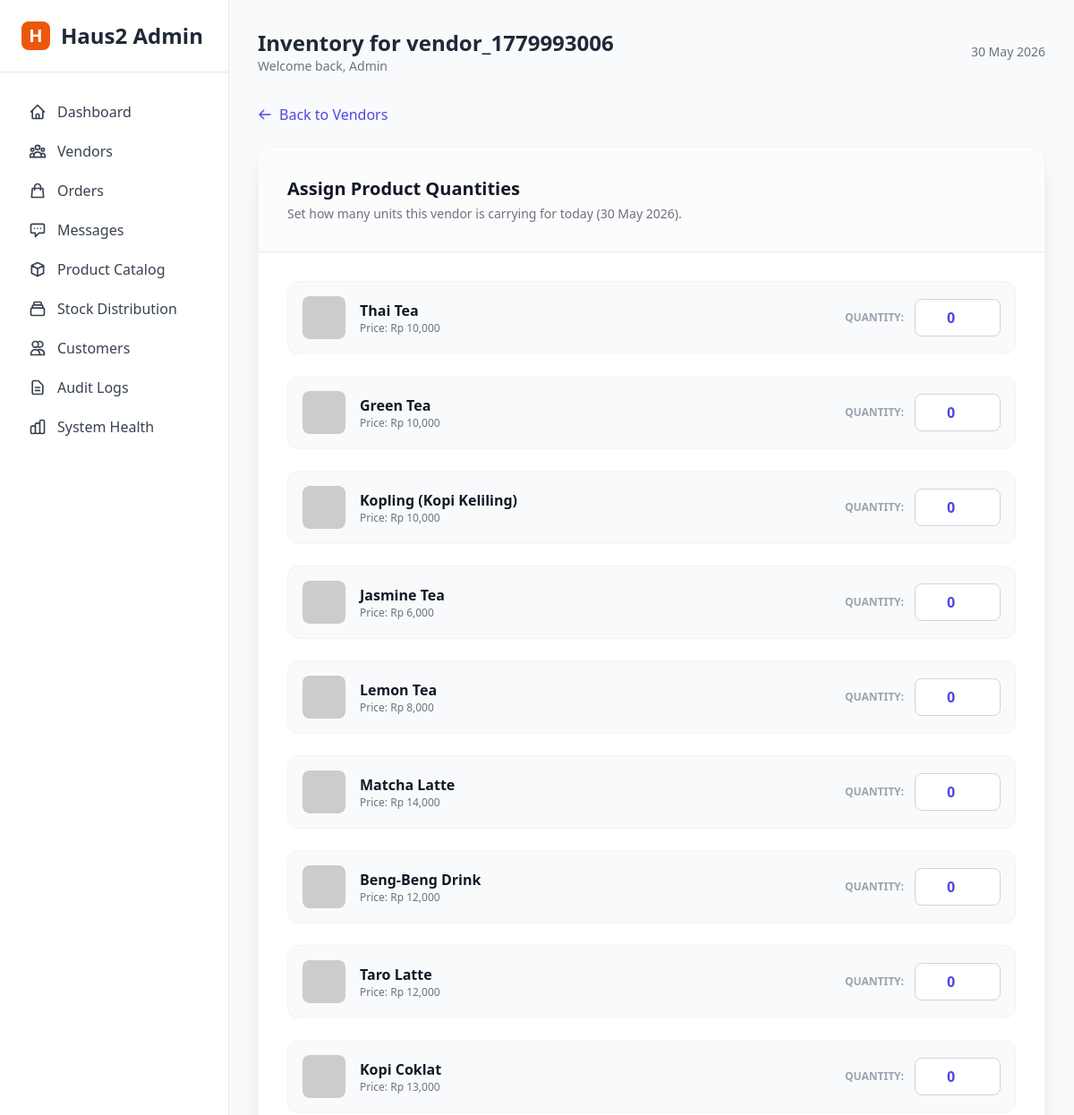
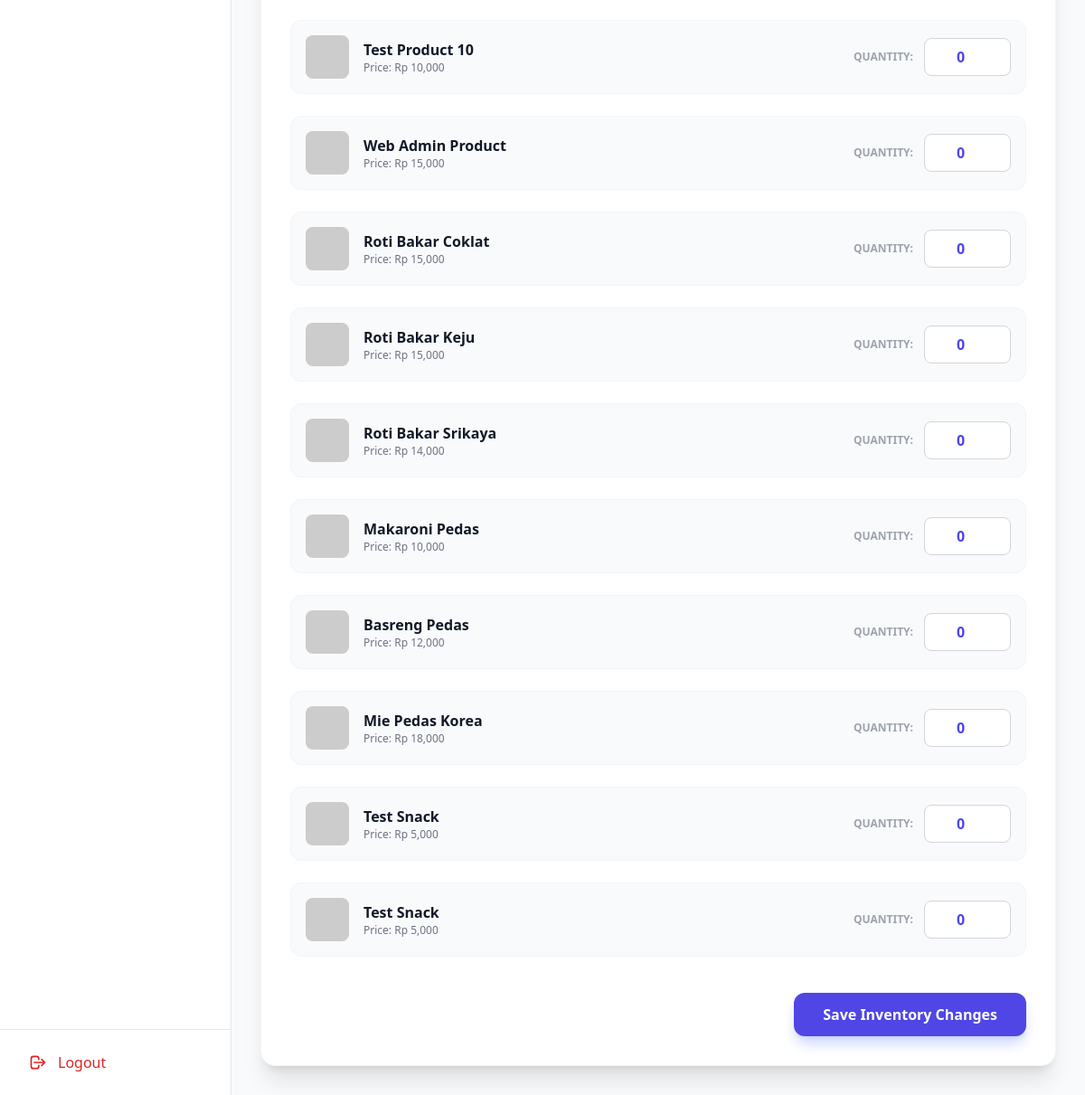
Page /web-admin/vendors/40/stock (signed in) on the committed database (2 pictures, top to bottom).
### app/models.py (models this page shows, shortened)
class User(db.Model, SerializerMixin):
    __tablename__ = 'users'
    id = db.Column(db.Integer, primary_key=True)
    username = db.Column(db.String(80), unique=True, nullable=False)
    password_hash = db.Column(db.String(128), nullable=False)
    role = db.Column(db.String(20), nullable=False) # admin, vendor, customer
    is_verified = db.Column(db.Boolean, default=False) # For Vendor KYC
    ktp_image_url = db.Column(db.String(255), nullable=True)
    store_image_url = db.Column(db.String(255), nullable=True)
    failed_login_attempts = db.Column(db.Integer, default=0)
    locked_until = db.Column(db.DateTime, nullable=True)
    latitude = db.Column(db.Float, nullable=True)
    longitude = db.Column(db.Float, nullable=True)
    is_active = db.Column(db.Boolean, default=True) # Toggle for vendors
    fcm_token = db.Column(db.String(255), nullable=True)
    created_at = db.Column(db.DateTime, default=lambda: datetime.now(timezone.utc))
    serialize_only = ('id', 'username', 'role', 'is_verified', 'latitude', 'longitude', 'is_active', 'created_at')

class Product(db.Model, SerializerMixin):
    __tablename__ = 'products'
    id = db.Column(db.Integer, primary_key=True)
    name = db.Column(db.String(100), nullable=False)
    description = db.Column(db.Text, nullable=True)
    category = db.Column(db.String(50), nullable=True, default='Haus!') # Added for branding/grouping
    price = db.Column(db.Integer, nullable=False) # In IDR
    image_url = db.Column(db.String(255), nullable=True)
    stocks = db.relationship('DailyStock', backref='product', cascade='all, delete-orphan', lazy=True)
    order_items = db.relationship('OrderItem', backref='product', cascade='all, delete-orphan', lazy=True)
    serialize_only = ('id', 'name', 'description', 'category', 'price', 'image_url')

### app/web_admin.py (the view, shortened to what this page needs)
@web_admin_bp.route('/vendors/<int:vendor_id>/stock', methods=['GET', 'POST'])
def update_vendor_stock(vendor_id):
    if 'admin_id' not in session:
        return redirect(url_for(LOGIN_ROUTE))
    vendor = User.query.get_or_404(vendor_id)
    if vendor.role != 'vendor':
        flash('User is not a vendor')
        return redirect(url_for('web_admin.vendors'))
    from .models import DailyStock
    today = datetime.now(timezone.utc).date()
    stocks = DailyStock.query.filter_by(vendor_id=vendor_id, date=today).all()
    current_stocks = {s.product_id: s.quantity for s in stocks}
    all_products = Product.query.all()
    return render_template('admin/vendor_stock.html', vendor=vendor, products=all_products, current_stocks=current_stocks)

### app/web_admin.py (called while the page is built)
@web_admin_bp.context_processor
def inject_globals():
    try:
        pending_vendors = User.query.filter_by(role='vendor', is_verified=False).count()
        unread_messages = 0
        admin_id = session.get('admin_id')
        if admin_id:
            unread_messages = ChatMessage.query.filter_by(receiver_id=admin_id, is_read=False).count()
        return {
            'now': datetime.now(timezone.utc),
            'pending_vendor_count': pending_vendors,
            'unread_msg_count': unread_messages
        }
    except:
        return {'now': datetime.now(), 'pending_vendor_count': 0, 'unread_msg_count': 0}

### app/templates/admin/vendor_stock.html (shortened to what this page needs)
{% extends "base.html" %}
{% block header_title %}Inventory for {{ vendor.username }}{% endblock %}
{% block content %}
<div class="max-w-4xl mx-auto">
    <div class="mb-6">
        <a href="{{ url_for('web_admin.vendors') }}" class="text-indigo-600 hover:text-indigo-800 flex items-center font-medium">
            <svg class="w-4 h-4 mr-2" fill="none" stroke="currentColor" viewBox="0 0 24 24"><path stroke-linecap="round" stroke-linejoin="round" stroke-width="2" d="M10 19l-7-7m0 0l7-7m-7 7h18"></path></svg>
            Back to Vendors
        </a>
    </div>
    <div class="bg-white shadow-xl rounded-2xl overflow-hidden border border-gray-100">
        <div class="p-8 border-b bg-gray-50/50">
            <h3 class="text-xl font-bold text-gray-900">Assign Product Quantities</h3>
            <p class="text-sm text-gray-500 mt-1">Set how many units this vendor is carrying for today ({{ now.strftime('%d %b %Y') }}).</p>
        </div>
        <form action="{{ url_for('web_admin.update_vendor_stock', vendor_id=vendor.id) }}" method="POST" class="p-8">
            <div class="space-y-6">
                {% for product in products %}
                <div class="flex items-center justify-between p-4 bg-gray-50 rounded-xl border border-gray-100 transition-all hover:border-indigo-200">
                    <div class="flex items-center">
                        <img src="{{ product.image_url or 'https://via.placeholder.com/50' }}" class="h-12 w-12 rounded-lg object-cover mr-4">
                        <div>
                            <p class="font-bold text-gray-900">{{ product.name }}</p>
                            <p class="text-xs text-gray-500">Price: Rp {{ "{:,}".format(product.price) }}</p>
                        </div>
                    </div>
                    <div class="flex items-center space-x-3">
                        <label class="text-xs font-bold text-gray-400 uppercase">Quantity:</label>
                        <input type="number"
                               name="stock_{{ product.id }}"
                               value="{{ current_stocks.get(product.id, 0) }}"
                               min="0"
                               class="w-24 px-3 py-2 border border-gray-300 rounded-lg focus:ring-2 focus:ring-indigo-500 outline-none text-center font-bold text-indigo-600">
                    </div>
                </div>
                {% endfor %}
            </div>
            <div class="mt-10 flex justify-end">
                <button type="submit" class="bg-indigo-600 text-white px-8 py-3 rounded-xl font-bold hover:bg-indigo-700 shadow-lg shadow-indigo-200 transition-all active:scale-95">
                    Save Inventory Changes
                </button>
            </div>
        </form>
    </div>
</div>
{% endblock %}

### rows in the picture
User: username "vendor_1779993006"
Product: name "Thai Tea", price "10,000", get "0"
Product: name "Green Tea", price "10,000", get "0"
Product: name "Kopling (Kopi Keliling)", price "10,000", get "0"
Product: name "Jasmine Tea", price "6,000", get "0"
Product: name "Lemon Tea", price "8,000", get "0"
Product: name "Matcha Latte", price "14,000", get "0"
Product: name "Beng-Beng Drink", price "12,000", get "0"
Product: name "Taro Latte", price "12,000", get "0"
Product: name "Kopi Coklat", price "13,000", get "0"
Product: name "Test Product 10", price "10,000", get "0"
Product: name "Web Admin Product", price "15,000", get "0"
Product: name "Roti Bakar Coklat", price "15,000", get "0"
Product: name "Roti Bakar Keju", price "15,000", get "0"
Product: name "Roti Bakar Srikaya", price "14,000", get "0"
Product: name "Makaroni Pedas", price "10,000", get "0"
Product: name "Basreng Pedas", price "12,000", get "0"
Product: name "Mie Pedas Korea", price "18,000", get "0"
Product: name "Test Snack", price "5,000", get "0"
Product: name "Test Snack", price "5,000", get "0"
